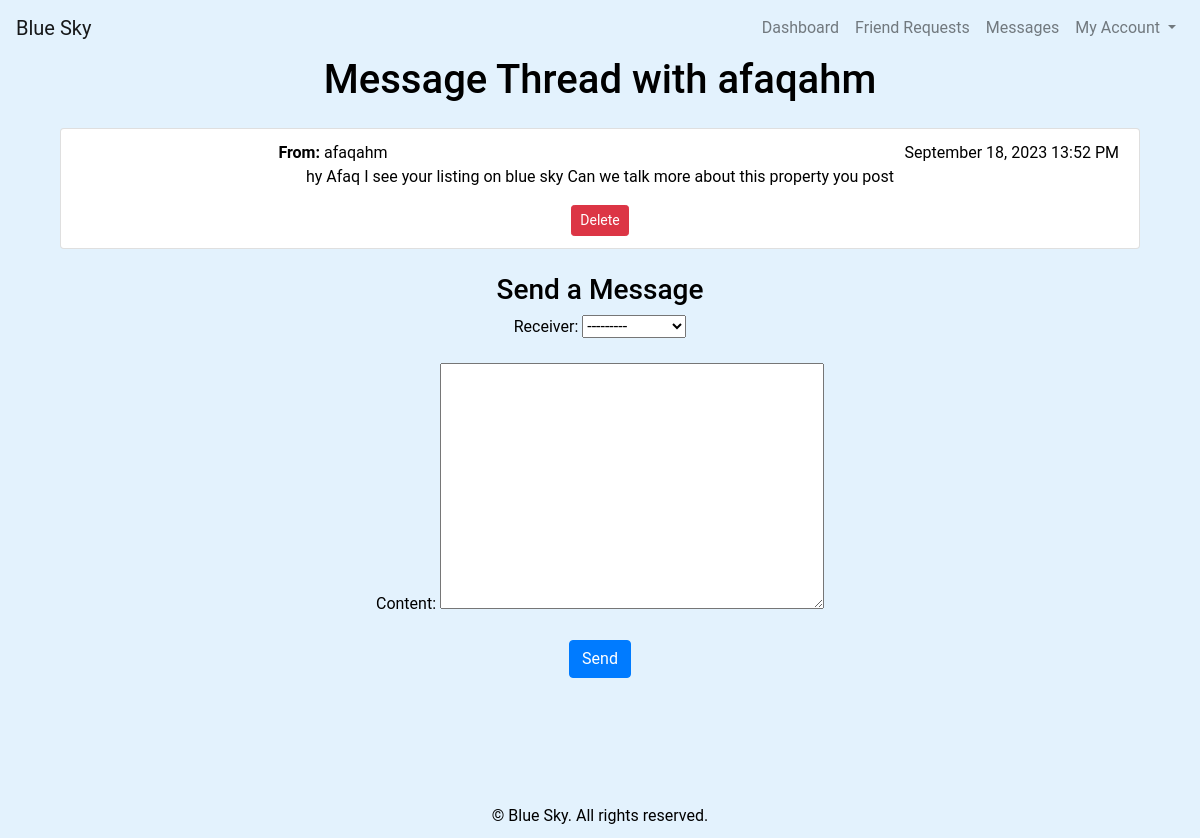
/social/message-thread/afaqahm/ (signed in), run on the app's committed database.
### social/models.py (models this page shows, shortened)
class UserProfile(models.Model):
    user = models.OneToOneField(User, on_delete=models.CASCADE)
    profile_pic = models.ImageField(blank=True, null=True)
    bio = models.TextField(max_length=500, blank=True)
    location = models.CharField(max_length=50)
    PROFILE_VISIBILITY_CHOICES = (
        ('public', 'Public'),
        ('friends', 'Friends Only'),
        ('private', 'Private'),
    )
    profile_visibility = models.CharField(max_length=10, choices=PROFILE_VISIBILITY_CHOICES, default='public')
    MESSAGE_PRIVACY_CHOICES = (
        ('everyone', 'Everyone'),
        ('friends', 'Friends Only'),
        ('private', 'Private'),
    )
    message_privacy = models.CharField(max_length=10, choices=MESSAGE_PRIVACY_CHOICES, default='everyone')
    class Meta:
        verbose_name_plural="UserProfile"

class Message(models.Model):
    sender = models.ForeignKey(User, related_name='sent_messages', on_delete=models.CASCADE)
    receiver = models.ForeignKey(User, related_name='received_messages', on_delete=models.CASCADE)
    content = models.TextField()
    timestamp = models.DateTimeField(auto_now_add=True)
    is_read = models.BooleanField(default=False)  # Add this line to define the 'is_read' field
    class Meta:
        verbose_name_plural="Message"

### social/views.py (the view)
# urls.py: path('message-thread/<str:username>/', views.message_thread, name='message_thread'),
@login_required
def message_thread(request, username):
    user_profile = get_object_or_404(UserProfile, user__username=username)
    is_friend = Friendship.objects.filter(
        Q(sender=user_profile.user, receiver=request.user, status='accepted') |
        Q(sender=request.user, receiver=user_profile.user, status='accepted')
    ).exists()
    if not is_friend and user_profile.message_privacy != 'everyone':
        messages.error(request, "You cannot message this user.")
        return redirect('social:dashboard')
    messages_between_users = Message.objects.filter(
        Q(sender=request.user, receiver=user_profile.user) |
        Q(sender=user_profile.user, receiver=request.user)
    ).order_by('timestamp')
    if request.method == 'POST':
        form = MessageForm(request.POST)
        if form.is_valid():
            content = form.cleaned_data['content']
            message = Message(sender=request.user, receiver=user_profile.user, content=content)
            message.save()
            messages.success(request, "Message sent successfully.")
            return redirect('social:message_thread', username=username)  # Redirect back to the message thread
    else:
        form = MessageForm()
    return render(request, 'social/message_thread.html', {
        'user_profile': user_profile,
        'messages_between_users': messages_between_users,
        'form': form,
    })

### social/forms.py
class MessageForm(forms.ModelForm):
    class Meta:
        model = Message
        fields = ['receiver', 'content']

### social/templates/social/message_thread.html (shortened to what this page needs)
{% extends 'social/base.html' %}
{% block content %}
<div class="container">
    <h1>Message Thread with {{ user_profile.user.username }}</h1>
    <ul class="list-group mt-4">
        {% for message in messages_between_users %}
            <li class="list-group-item">
                <div class="row">
                    <div class="col-md-6">
                        <strong>From:</strong> {{ message.sender.username }}
                    </div>
                    <div class="col-md-6 text-right">
                        {{ message.timestamp|date:"F d, Y H:i A" }}
                    </div>
                </div>
                <p>{{ message.content }}</p>
                <a href="{% url 'social:delete_message' message.id %}" class="btn btn-danger btn-sm">Delete</a>
            </li>
        {% empty %}
            <li class="list-group-item">No messages in this thread</li>
        {% endfor %}
    </ul>
    <div class="mt-4">
        <h3>Send a Message</h3>
        <form method="post" action="{% url 'social:message_thread' user_profile.user.username %}">
            {{ form.as_p }}
            <button type="submit" class="btn btn-primary">Send</button>
        </form>
    </div>
</div>
{% endblock %}

### social/templates/social/base.html (style rules this page uses)
body { text-align: center; margin-bottom: 70px; font-family: "Roboto", sans-serif; background-color: #e3f2fd; color: black; }

### data on the page
UserProfile: user.username "afaqahm"
Message: sender.username "afaqahm", timestamp "September 18, 2023 13:52 PM", content "hy Afaq I see your listing on blue sky Can we talk more about this property you post"
